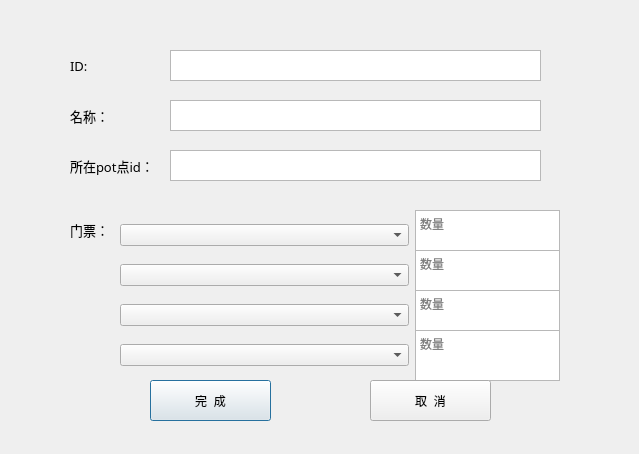
<?xml version="1.0" encoding="UTF-8"?>
<ui version="4.0">
 <class>SetBasicInfo</class>
 <widget class="QDialog" name="SetBasicInfo">
  <property name="geometry">
   <rect>
    <x>0</x>
    <y>0</y>
    <width>639</width>
    <height>454</height>
   </rect>
  </property>
  <property name="windowTitle">
   <string>SetBasicInfo</string>
  </property>
  <widget class="QTextEdit" name="textEdit_name">
   <property name="geometry">
    <rect>
     <x>170</x>
     <y>100</y>
     <width>371</width>
     <height>31</height>
    </rect>
   </property>
   <property name="font">
    <font>
     <family>宋体</family>
     <pointsize>10</pointsize>
    </font>
   </property>
   <property name="documentTitle">
    <string/>
   </property>
   <property name="placeholderText">
    <string/>
   </property>
  </widget>
  <widget class="QLabel" name="label_tickets">
   <property name="geometry">
    <rect>
     <x>70</x>
     <y>210</y>
     <width>51</width>
     <height>39</height>
    </rect>
   </property>
   <property name="font">
    <font>
     <family>宋体</family>
     <pointsize>10</pointsize>
    </font>
   </property>
   <property name="text">
    <string>门票：</string>
   </property>
   <property name="alignment">
    <set>Qt::AlignLeading|Qt::AlignLeft|Qt::AlignVCenter</set>
   </property>
  </widget>
  <widget class="QWidget" name="ticket_1" native="true">
   <property name="geometry">
    <rect>
     <x>120</x>
     <y>210</y>
     <width>440</width>
     <height>51</height>
    </rect>
   </property>
   <property name="sizePolicy">
    <sizepolicy hsizetype="Fixed" vsizetype="Fixed">
     <horstretch>0</horstretch>
     <verstretch>0</verstretch>
    </sizepolicy>
   </property>
   <layout class="QHBoxLayout" name="horizontalLayout_4">
    <item>
     <layout class="QHBoxLayout" name="horizontalLayout_3" stretch="4,2">
      <property name="sizeConstraint">
       <enum>QLayout::SetDefaultConstraint</enum>
      </property>
      <item>
       <widget class="QComboBox" name="comboBox">
        <property name="currentText">
         <string/>
        </property>
        <property name="maxVisibleItems">
         <number>10</number>
        </property>
       </widget>
      </item>
      <item>
       <widget class="QTextEdit" name="textEdit">
        <property name="placeholderText">
         <string>数量</string>
        </property>
       </widget>
      </item>
     </layout>
    </item>
   </layout>
  </widget>
  <widget class="QWidget" name="ticket_2" native="true">
   <property name="geometry">
    <rect>
     <x>120</x>
     <y>250</y>
     <width>440</width>
     <height>51</height>
    </rect>
   </property>
   <property name="sizePolicy">
    <sizepolicy hsizetype="Fixed" vsizetype="Fixed">
     <horstretch>0</horstretch>
     <verstretch>0</verstretch>
    </sizepolicy>
   </property>
   <layout class="QHBoxLayout" name="horizontalLayout_5">
    <item>
     <layout class="QHBoxLayout" name="horizontalLayout_6" stretch="4,2">
      <property name="sizeConstraint">
       <enum>QLayout::SetDefaultConstraint</enum>
      </property>
      <item>
       <widget class="QComboBox" name="comboBox_2">
        <property name="currentText">
         <string/>
        </property>
        <property name="maxVisibleItems">
         <number>10</number>
        </property>
       </widget>
      </item>
      <item>
       <widget class="QTextEdit" name="textEdit_2">
        <property name="placeholderText">
         <string>数量</string>
        </property>
       </widget>
      </item>
     </layout>
    </item>
   </layout>
  </widget>
  <widget class="QWidget" name="ticket_3" native="true">
   <property name="geometry">
    <rect>
     <x>120</x>
     <y>290</y>
     <width>440</width>
     <height>51</height>
    </rect>
   </property>
   <property name="sizePolicy">
    <sizepolicy hsizetype="Fixed" vsizetype="Fixed">
     <horstretch>0</horstretch>
     <verstretch>0</verstretch>
    </sizepolicy>
   </property>
   <layout class="QHBoxLayout" name="horizontalLayout_7">
    <item>
     <layout class="QHBoxLayout" name="horizontalLayout_8" stretch="4,2">
      <property name="sizeConstraint">
       <enum>QLayout::SetDefaultConstraint</enum>
      </property>
      <item>
       <widget class="QComboBox" name="comboBox_3">
        <property name="currentText">
         <string/>
        </property>
        <property name="maxVisibleItems">
         <number>10</number>
        </property>
       </widget>
      </item>
      <item>
       <widget class="QTextEdit" name="textEdit_3">
        <property name="placeholderText">
         <string>数量</string>
        </property>
       </widget>
      </item>
     </layout>
    </item>
   </layout>
  </widget>
  <widget class="QWidget" name="ticket_4" native="true">
   <property name="geometry">
    <rect>
     <x>120</x>
     <y>330</y>
     <width>440</width>
     <height>51</height>
    </rect>
   </property>
   <property name="sizePolicy">
    <sizepolicy hsizetype="Fixed" vsizetype="Fixed">
     <horstretch>0</horstretch>
     <verstretch>0</verstretch>
    </sizepolicy>
   </property>
   <layout class="QHBoxLayout" name="horizontalLayout_9">
    <item>
     <layout class="QHBoxLayout" name="horizontalLayout_10" stretch="4,2">
      <property name="sizeConstraint">
       <enum>QLayout::SetDefaultConstraint</enum>
      </property>
      <item>
       <widget class="QComboBox" name="comboBox_4">
        <property name="currentText">
         <string/>
        </property>
        <property name="maxVisibleItems">
         <number>10</number>
        </property>
       </widget>
      </item>
      <item>
       <widget class="QTextEdit" name="textEdit_4">
        <property name="placeholderText">
         <string>数量</string>
        </property>
       </widget>
      </item>
     </layout>
    </item>
   </layout>
  </widget>
  <widget class="QTextEdit" name="textEdit_potid">
   <property name="geometry">
    <rect>
     <x>170</x>
     <y>150</y>
     <width>371</width>
     <height>31</height>
    </rect>
   </property>
   <property name="font">
    <font>
     <family>宋体</family>
     <pointsize>10</pointsize>
    </font>
   </property>
   <property name="documentTitle">
    <string/>
   </property>
   <property name="placeholderText">
    <string/>
   </property>
  </widget>
  <widget class="QLabel" name="label_potid">
   <property name="geometry">
    <rect>
     <x>70</x>
     <y>150</y>
     <width>91</width>
     <height>31</height>
    </rect>
   </property>
   <property name="font">
    <font>
     <family>宋体</family>
     <pointsize>10</pointsize>
    </font>
   </property>
   <property name="text">
    <string>所在pot点id：</string>
   </property>
   <property name="alignment">
    <set>Qt::AlignLeading|Qt::AlignLeft|Qt::AlignVCenter</set>
   </property>
  </widget>
  <widget class="QLabel" name="label_name">
   <property name="geometry">
    <rect>
     <x>70</x>
     <y>100</y>
     <width>91</width>
     <height>31</height>
    </rect>
   </property>
   <property name="font">
    <font>
     <family>宋体</family>
     <pointsize>10</pointsize>
    </font>
   </property>
   <property name="text">
    <string>名称：</string>
   </property>
   <property name="alignment">
    <set>Qt::AlignLeading|Qt::AlignLeft|Qt::AlignVCenter</set>
   </property>
  </widget>
  <widget class="QPushButton" name="btn_ok">
   <property name="geometry">
    <rect>
     <x>150</x>
     <y>380</y>
     <width>121</width>
     <height>41</height>
    </rect>
   </property>
   <property name="text">
    <string>完  成</string>
   </property>
  </widget>
  <widget class="QLabel" name="label_id">
   <property name="geometry">
    <rect>
     <x>70</x>
     <y>50</y>
     <width>91</width>
     <height>31</height>
    </rect>
   </property>
   <property name="font">
    <font>
     <family>宋体</family>
     <pointsize>10</pointsize>
    </font>
   </property>
   <property name="text">
    <string>ID:</string>
   </property>
   <property name="alignment">
    <set>Qt::AlignLeading|Qt::AlignLeft|Qt::AlignVCenter</set>
   </property>
  </widget>
  <widget class="QTextEdit" name="textEdit_id">
   <property name="geometry">
    <rect>
     <x>170</x>
     <y>50</y>
     <width>371</width>
     <height>31</height>
    </rect>
   </property>
   <property name="font">
    <font>
     <family>宋体</family>
     <pointsize>10</pointsize>
    </font>
   </property>
   <property name="documentTitle">
    <string/>
   </property>
   <property name="placeholderText">
    <string/>
   </property>
  </widget>
  <widget class="QPushButton" name="btn_cancel">
   <property name="geometry">
    <rect>
     <x>370</x>
     <y>380</y>
     <width>121</width>
     <height>41</height>
    </rect>
   </property>
   <property name="text">
    <string>取  消</string>
   </property>
  </widget>
 </widget>
 <resources/>
 <connections/>
</ui>
